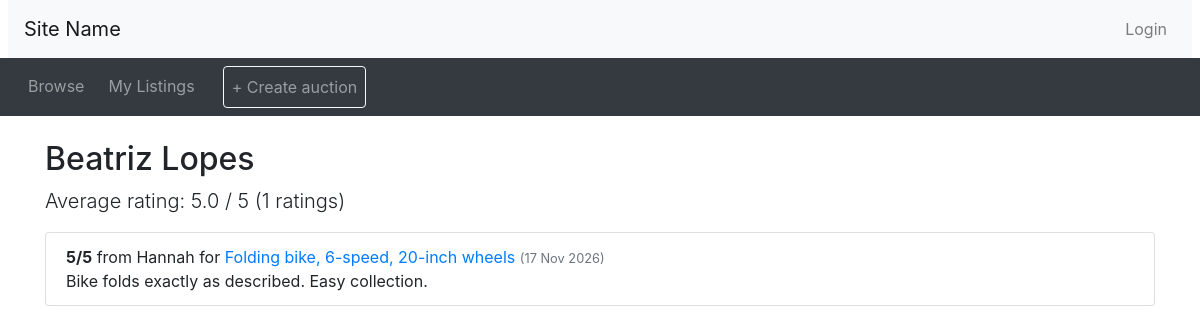
The app's page /user_profile.php?user_id=3 with its own data.
### tables this page shows
CREATE TABLE users (
  userID        INT UNSIGNED NOT NULL AUTO_INCREMENT,
  email         VARCHAR(255) NOT NULL,
  passwordHash  VARCHAR(255) NOT NULL,
  firstName     VARCHAR(50)  NOT NULL,
  lastName      VARCHAR(50)  NOT NULL,
  isBuyer       BOOLEAN      NOT NULL DEFAULT FALSE,
  isSeller      BOOLEAN      NOT NULL DEFAULT FALSE,
  PRIMARY KEY (userID),
  UNIQUE KEY uq_users_email (email),
  CONSTRAINT chk_users_role CHECK (isBuyer OR isSeller)
);

CREATE TABLE feedback (
  feedbackID  INT UNSIGNED     NOT NULL AUTO_INCREMENT,
  auctionID   INT UNSIGNED     NOT NULL,
  giverID     INT UNSIGNED     NOT NULL,
  receiverID  INT UNSIGNED     NOT NULL,
  score       TINYINT UNSIGNED NOT NULL,
  comment     TEXT             NULL,
  leftAt      DATETIME         NOT NULL DEFAULT CURRENT_TIMESTAMP,
  PRIMARY KEY (feedbackID),
  UNIQUE KEY uq_feedback_auction_giver (auctionID, giverID),
  CONSTRAINT fk_feedback_auction  FOREIGN KEY (auctionID)  REFERENCES auctions (auctionID),
  CONSTRAINT fk_feedback_giver    FOREIGN KEY (giverID)    REFERENCES users (userID),
  CONSTRAINT fk_feedback_receiver FOREIGN KEY (receiverID) REFERENCES users (userID),
  CONSTRAINT chk_feedback_score   CHECK (score BETWEEN 1 AND 5),
  CONSTRAINT chk_feedback_people  CHECK (giverID <> receiverID)
);

CREATE TABLE auctions (
  auctionID      INT UNSIGNED  NOT NULL AUTO_INCREMENT,
  sellerID       INT UNSIGNED  NOT NULL,
  categoryID     INT UNSIGNED  NOT NULL,
  title          VARCHAR(100)  NOT NULL,
  description    TEXT          NOT NULL,
  itemCondition  ENUM('New', 'Like new', 'Good', 'Fair', 'Poor') NOT NULL,
  startingPrice  DECIMAL(10,2) NOT NULL,
  reservePrice   DECIMAL(10,2) NOT NULL,
  startTime      DATETIME      NOT NULL DEFAULT CURRENT_TIMESTAMP,
  endTime        DATETIME      NOT NULL,
  status         ENUM('active', 'sold', 'unsold') NOT NULL DEFAULT 'active',
  winningBidID   INT UNSIGNED  NULL,
  PRIMARY KEY (auctionID),
  CONSTRAINT fk_auctions_seller   FOREIGN KEY (sellerID)   REFERENCES users (userID),
  CONSTRAINT fk_auctions_category FOREIGN KEY (categoryID) REFERENCES categories (categoryID),
  CONSTRAINT chk_auctions_start   CHECK (startingPrice > 0),
  CONSTRAINT chk_auctions_reserve CHECK (reservePrice >= startingPrice),
  CONSTRAINT chk_auctions_times   CHECK (endTime > startTime),
  CONSTRAINT chk_auctions_winner  CHECK ((status = 'sold') = (winningBidID IS NOT NULL)),
  KEY idx_auctions_endTime (endTime)
);

### feedback_functions.php (called while the page is built, shortened)
<?php
function get_user_public($conn, $user_id) {
    $stmt = $conn->prepare("SELECT firstName, lastName FROM users WHERE userID = ?");
    $stmt->bind_param('i', $user_id);
    $stmt->execute();
    return $stmt->get_result()->fetch_assoc();
}
function get_user_rating($conn, $user_id) {
    $stmt = $conn->prepare(
        "SELECT ROUND(AVG(score), 1) AS avgScore, COUNT(*) AS numRatings
         FROM feedback WHERE receiverID = ?");
    $stmt->bind_param('i', $user_id);
    $stmt->execute();
    return $stmt->get_result()->fetch_assoc();
}
function get_feedback_for_user($conn, $user_id) {
    $stmt = $conn->prepare(
        "SELECT f.score, f.comment, f.leftAt, a.auctionID, a.title,
                u.firstName AS giverName
         FROM feedback f
         JOIN auctions a ON a.auctionID = f.auctionID
         JOIN users u    ON u.userID    = f.giverID
         WHERE f.receiverID = ?
         ORDER BY f.leftAt DESC");
    $stmt->bind_param('i', $user_id);
    $stmt->execute();
    return $stmt->get_result()->fetch_all(MYSQLI_ASSOC);
}

### user_profile.php (the view, shortened to what this page needs)
<?php include_once("header.php"); ?>
<?php require_once("feedback_functions.php"); ?>
<?php
$profile_id = (int)($_GET['user_id'] ?? 0);
$user = get_user_public($conn, $profile_id);
$rating  = get_user_rating($conn, $profile_id);
$reviews = get_feedback_for_user($conn, $profile_id);
?>
<div class="container my-4">
  <h2><?= htmlspecialchars($user['firstName'] . ' ' . $user['lastName']) ?></h2>
  <p class="lead">
    <?= $rating['numRatings'] > 0
        ? "Average rating: {$rating['avgScore']} / 5 ({$rating['numRatings']} ratings)"
        : "No ratings yet" ?>
  </p>
  <ul class="list-group">
  <?php foreach ($reviews as $r): ?>
    <li class="list-group-item">
      <strong><?= $r['score'] ?>/5</strong>
      from <?= htmlspecialchars($r['giverName']) ?>
      for <a href="listing.php?item_id=<?= $r['auctionID'] ?>"><?= htmlspecialchars($r['title']) ?></a>
      <small class="text-muted">(<?= date('j M Y', strtotime($r['leftAt'])) ?>)</small>
      <?php if ($r['comment'] !== null): ?>
        <br><?= htmlspecialchars($r['comment']) ?>
      <?php endif; ?>
    </li>
  <?php endforeach; ?>
  </ul>
</div>
<?php include_once("footer.php"); ?>

### header.php (shortened to what this page needs)
<!doctype html>
<html lang="en">
<head>
  <link rel="stylesheet" href="css/bootstrap.min.css">
  <link rel="stylesheet" href="https://cdnjs.cloudflare.com/ajax/libs/font-awesome/4.7.0/css/font-awesome.min.css">
  <link rel="stylesheet" href="css/custom.css">
</head>
<body>
<nav class="navbar navbar-expand-lg navbar-light bg-light mx-2">
  <a class="navbar-brand" href="#">Site Name </a>
  <ul class="navbar-nav ml-auto">
    <li class="nav-item">
<?php
  if (isset($_SESSION['logged_in']) && $_SESSION['logged_in'] == true) {
    echo '<a class="nav-link" href="logout.php">Logout</a>';
  }
  else {
    echo '<button type="button" class="btn nav-link" data-toggle="modal" data-target="#loginModal">Login</button>';
  }
?>
    </li>
  </ul>
</nav>
<nav class="navbar navbar-expand-lg navbar-dark bg-dark">
  <ul class="navbar-nav align-middle">
	<li class="nav-item mx-1">
      <a class="nav-link" href="browse.php">Browse</a>
    </li>
<?php
  if (isset($_SESSION['account_type']) && $_SESSION['account_type'] == 'seller') {
  echo('
	<li class="nav-item mx-1">
      <a class="nav-link" href="mylistings.php">My Listings</a>
    </li>
	<li class="nav-item ml-3">
      <a class="nav-link btn border-light" href="create_auction.php">+ Create auction</a>
    </li>');
  }
?>
  </ul>
</nav>

### footer.php (shortened to what this page needs)
</body>
</html>

### records on screen
users: firstName+lastName "Beatriz Lopes"
feedback: score "5", giverID.firstName "Hannah", auctionID.title "Folding bike, 6-speed, 20-inch wheels", leftAt "17 Nov 2026", comment "Bike folds exactly as described. Easy collection."

### other values on screen
$rating['avgScore'] "5.0"
$rating['numRatings'] "1"
